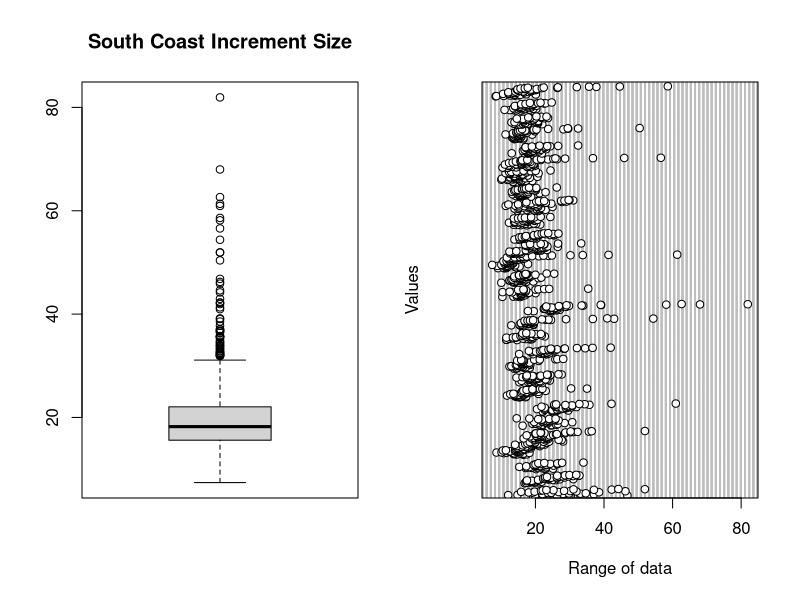
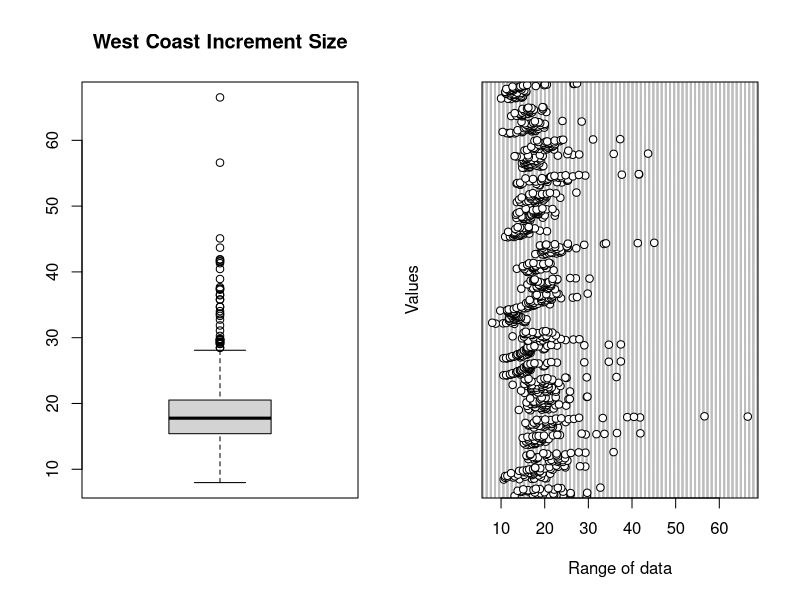
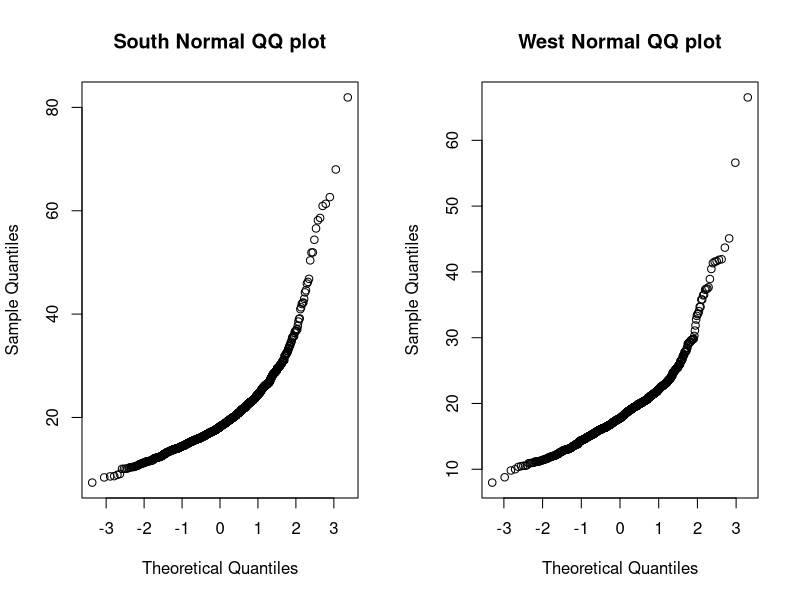
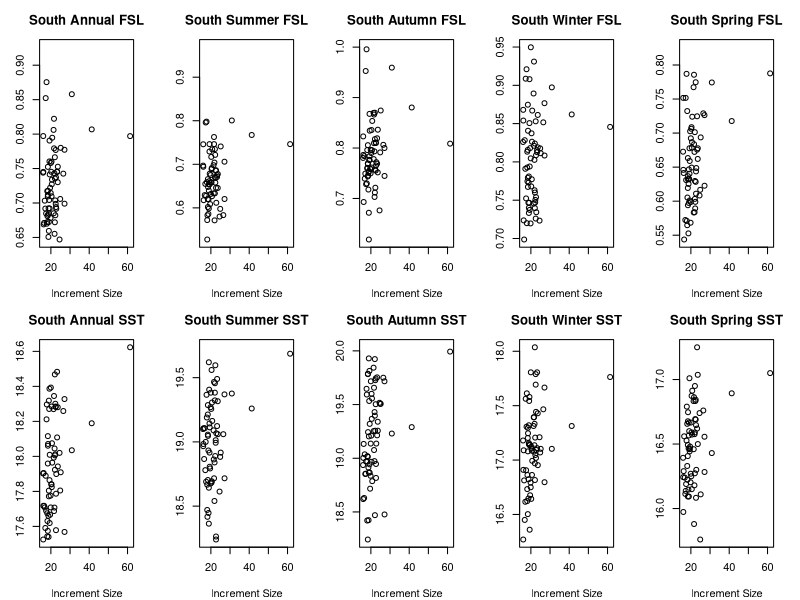
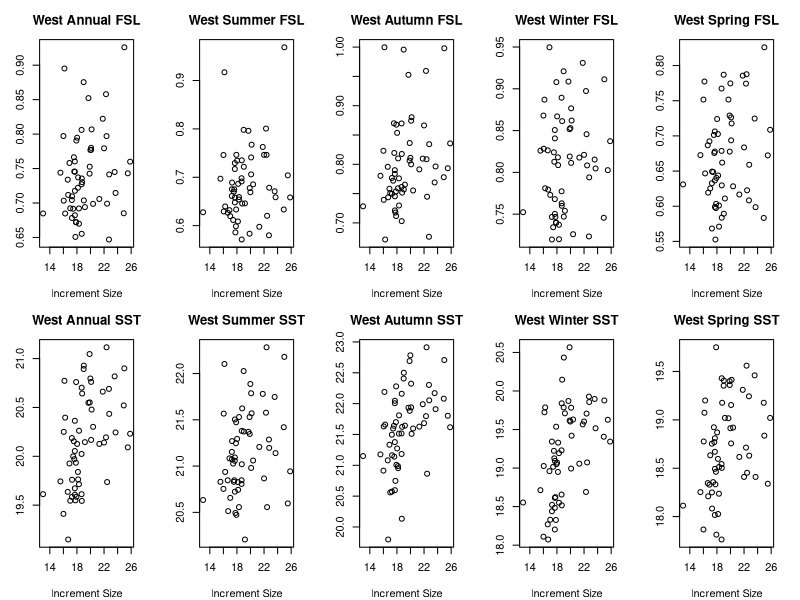

Source code (R) for these figures, in order:
# Data exploration Foxfish

########################################################################
# Initialize
setwd("C:/Users/Ellen/Google Drive/Honours/Results/IncrementData") # laptop
# setwd("C:/Users/User/Google Drive/Honours/Results/IncrementData/Analysis") # pc
# Read in csv files
rm(list=ls()) # clears whole workspace
list.files()
SFoxPC <- read.csv("SouthFoxPC.csv")
WFoxPC <- read.csv("WestFoxPC.csv")
library(reshape2)
ReSouth <- melt(SFoxPC, id.vars = "Year")
ReWest <- melt(WFoxPC, id.vars = "Year")
FSLdat <- read.csv("FSL_comb.csv")
SouthSST <- read.csv("South_SST_comb.csv")
WestSST <- read.csv("West_SST_comb.csv")
#source("HighstatLibV6.R")

########################################################################
#Data exploration
#A Outliers in Y / Outliers in X
#B Homogeneity
#C Normaility
#D Collinearity
#E Relationships Y~X
#F Interactions (is the quality of the data good enough to include them?)
#G Zero inflation Y
#H Independence

########################################################################
# A. Outliers

par(mfrow = c(1, 2))
boxplot(ReSouth$value, 
        main = "South Coast Increment Size")
dotchart(ReSouth$value, 
         xlab = "Range of data", 
         ylab = "Values")
boxplot(ReWest$value, 
        main = "West Coast Increment Size")
dotchart(ReWest$value, 
         xlab = "Range of data", 
         ylab = "Values")

#png("eg", width=1280,height=738)


##############################################
#B Homogeneity

# Conditional boxplots
par(mfrow = c(1, 1))

png("B_homogeneity_south.png", width=1280,height=738)
boxplot(SFoxPC[,-1], 
        main = "South Coast")
dev.off()

png("B_homogeneity_west.png", width=1280,height=738)
boxplot(WFoxPC[,-1], 
        main = "West Coast")
dev.off()

##############################################
#C Normality

par(mfrow=c(1,2))

#png("C_Normality.png", width=1280,height=738)
qqnorm(ReSouth$value, main = "South Normal QQ plot")
qqnorm(ReWest$value, main = "West Normal QQ plot")

##############################################
#D Zero inflation
sum(ReSouth$variable == 0)
sum(ReSouth$variable == 0) / nrow(ReSouth)
sum(ReWest$variable == 0)
sum(ReWest$variable == 0) / nrow(ReWest)

##############################################
#E Collinearity X
# Only measured one response variable (growth incrmenets)

# is there a correlation between the FSL and the temperautre (testing on the west coast data)
x <- FSLdat[33:(nrow(FSLdat)-1),]
x <- x$Annual
y <- WestSST
y <- y$Annual

par(mfrow=c(1,1))
png("E_collinearity.png", width=1280,height=738)
plot(y~x, main = "West Coast",
     xlab = "Mean Annual FSL",
     ylab = "Mean Annual SST ")
library(ggplot2)
M1 <- lm(y~x)
abline(M1)
summary(M1)

dev.off()

# Call:
#   lm(formula = y ~ x)
# 
# Residuals:
#   Min       1Q   Median       3Q      Max 
# -0.90794 -0.38005 -0.01868  0.31817  0.99144 
# 
# Coefficients:
#   Estimate Std. Error t value Pr(>|t|)    
# (Intercept)  18.7957     0.5756  32.654   <2e-16 ***
#   x             1.7898     0.7971   2.245   0.0275 *  
#   ---
#   Signif. codes:  0 '***' 0.001 '**' 0.01 '*' 0.05 '.' 0.1 ' ' 1
# 
# Residual standard error: 0.4461 on 81 degrees of freedom
# Multiple R-squared:  0.0586,  Adjusted R-squared:  0.04698 
# F-statistic: 5.042 on 1 and 81 DF,  p-value: 0.02747


##############################################
#F Relationships Y vs X

# variables: mean annual FSL, annual SST, summer SST, financial year SST, jan:dec SST
# #Plot every covariate versus Y

Smean <- rowMeans(SFoxPC[,-1],na.rm=T)
Wmean <- rowMeans(WFoxPC[,-1],na.rm=T)

par(mfrow = c(2, 5), mar = c(4, 3, 3, 2))
FSL <- FSLdat[47:nrow(FSLdat),]
SSST <- SouthSST[14:nrow(SouthSST),]
plot(FSL$Annual~Smean, main="South Annual FSL", xlab="Increment Size")
plot(FSL$Summer~Smean, main="South Summer FSL", xlab="Increment Size")
plot(FSL$Autumn~Smean, main="South Autumn FSL", xlab="Increment Size")
plot(FSL$Winter~Smean, main="South Winter FSL", xlab="Increment Size")
plot(FSL$Spring~Smean, main="South Spring FSL", xlab="Increment Size")
plot(SSST$Annual~Smean, main="South Annual SST", xlab="Increment Size")
plot(SSST$Summer~Smean, main="South Summer SST", xlab="Increment Size")
plot(SSST$Autumn~Smean, main="South Autumn SST", xlab="Increment Size")
plot(SSST$Winter~Smean, main="South Winter SST", xlab="Increment Size")
plot(SSST$Spring~Smean, main="South Spring SST", xlab="Increment Size")

# png("E_collinearity.png", width=1280,height=738)

par(mfrow = c(2, 5), mar = c(4, 3, 3, 2))
FSL <- FSLdat[57:nrow(FSLdat),]
WSST <- WestSST[24:nrow(WestSST),]
plot(FSL$Annual~Wmean, main="West Annual FSL", xlab="Increment Size")
plot(FSL$Summer~Wmean, main="West Summer FSL", xlab="Increment Size")
plot(FSL$Autumn~Wmean, main="West Autumn FSL", xlab="Increment Size")
plot(FSL$Winter~Wmean, main="West Winter FSL", xlab="Increment Size")
plot(FSL$Spring~Wmean, main="West Spring FSL", xlab="Increment Size")
plot(WSST$Annual~Wmean, main="West Annual SST", xlab="Increment Size")
plot(WSST$Summer~Wmean, main="West Summer SST", xlab="Increment Size")
plot(WSST$Autumn~Wmean, main="West Autumn SST", xlab="Increment Size")
plot(WSST$Winter~Wmean, main="West Winter SST", xlab="Increment Size")
plot(WSST$Spring~Wmean, main="West Spring SST", xlab="Increment Size")


##############################################
#G Interactions


##############################################
#H Independence


